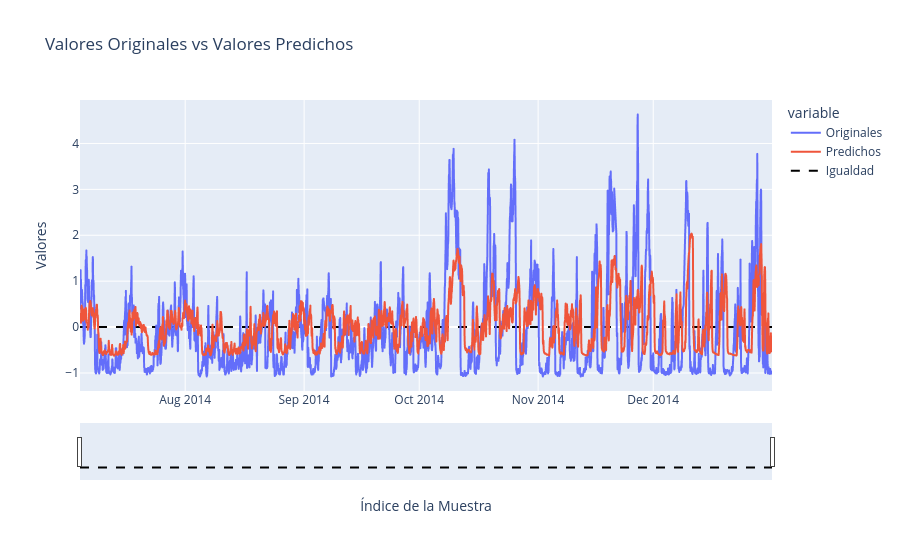

Notebook code cell kept with this figure:
### Code cell
# Crea un DataFrame con los datos originales y los predichos
df = pd.DataFrame({'Originales': valY.flatten(), 'Predichos': prediccionLSTM.flatten()})
df.index = val_date

fecha_inicio = df.index[0]
fecha_fin = df.index[-1]


fig = px.line(df, title='Valores Originales vs Valores Predichos')
fig.update_xaxes(rangeslider_visible=True, title='Índice de la Muestra', range=[fecha_inicio, fecha_fin])
fig.update_yaxes(title='Valores')


fig.add_trace(go.Scatter(x=df.index, y=[0] * len(df), mode='lines', name='Igualdad', line=dict(color='black', dash='dash')))
dfLSTM = df
fig.show()

### Figure 1 — Plotly figure (JSON) as saved in the notebook; plotly's stock layout.template omitted (floating-point values rounded to 4 significant figures; data arrays with more than 128 entries replaced by an {"elided": "..."} marker saying what was removed)
{"data": [{"hovertemplate": "variable=Originales<br>index=%{x}<br>value=%{y}<extra></extra>", "legendgroup": "Originales", "line": {"color": "#636efa", "dash": "solid"}, "marker": {"symbol": "circle"}, "mode": "lines", "name": "Originales", "showlegend": true, "type": "scattergl", "x": {"elided": "4330 str values"}, "xaxis": "x", "y": {"elided": "4330 float values"}, "yaxis": "y"}, {"hovertemplate": "variable=Predichos<br>index=%{x}<br>value=%{y}<extra></extra>", "legendgroup": "Predichos", "line": {"color": "#EF553B", "dash": "solid"}, "marker": {"symbol": "circle"}, "mode": "lines", "name": "Predichos", "showlegend": true, "type": "scattergl", "x": {"elided": "4330 str values"}, "xaxis": "x", "y": {"elided": "4330 float values"}, "yaxis": "y"}, {"line": {"color": "black", "dash": "dash"}, "mode": "lines", "name": "Igualdad", "type": "scatter", "x": {"elided": "4330 str values"}, "y": {"elided": "4330 int values"}}], "layout": {"legend": {"title": {"text": "variable"}, "tracegroupgap": 0}, "title": {"text": "Valores Originales vs Valores Predichos"}, "xaxis": {"anchor": "y", "domain": [0, 1], "range": ["2014-07-04T14:00:00", "2014-12-31T23:00:00"], "rangeslider": {"visible": true}, "title": {"text": "Índice de la Muestra"}}, "yaxis": {"anchor": "x", "domain": [0, 1], "title": {"text": "Valores"}}}}
